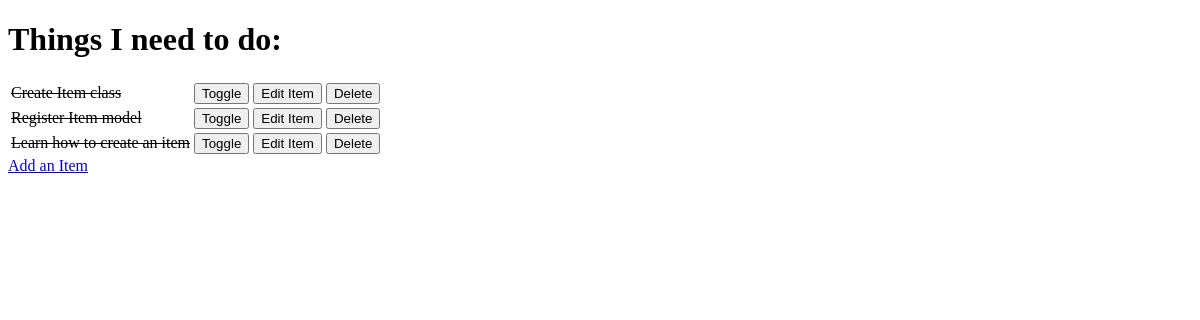
Before: / with the older database file.
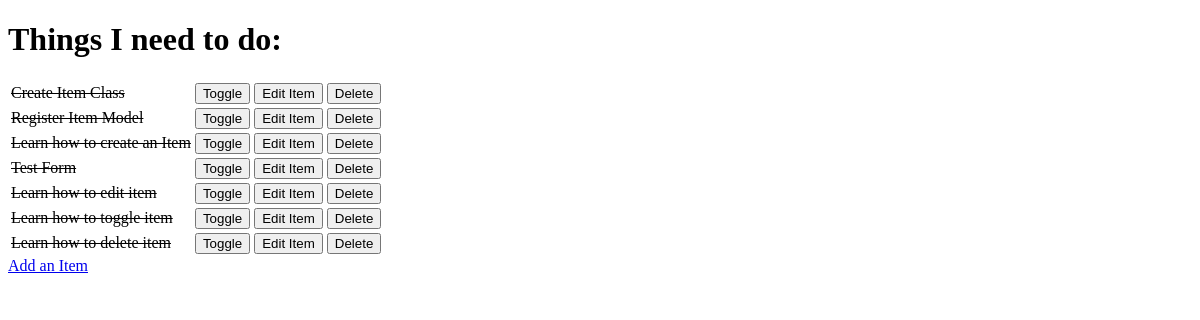
After: the same page with the newer database file.
### todo/models.py (models this page shows, shortened)
class Item(models.Model):
    name = models.CharField(max_length=50, null=False, blank=False)
    done = models.BooleanField(null=False, blank=False, default=False)

### todo/views.py (the view)
# urls.py: path('', views.get_todo_list, name='get_todo_list'),
def get_todo_list(request):
    items = Item.objects.all()
    context = {
        'items': items
    }
    return render(request, 'todo/todo_list.html', context)

### todo/templates/todo/todo_list.html (shortened to what this page needs)
<!DOCTYPE html>
<html lang="en">
<head>
</head>
<body>
    <h1>Things I need to do:</h1>
    <table>
        {% for item in items %}
        <tr>
            {% if item.done %}
            <td> <strike>{{ item.name }}</strike></td>
            {% else %}
            <td>{{ item.name }}</td>
            {% endif %}
            <td>
                <a href="/toggle/{{item.id}}">
                    <button>Toggle</button>
                </a>
            </td>
            <td>
                <a href="/edit/{{item.id}}">
                    <button>Edit Item</button>
                </a>
            </td>
            <td>
                <a href="/delete/{{item.id}}">
                    <button>Delete</button>
                </a>
            </td>
        </tr>
        {% empty %}
        <tr>
            <td>You have nothing to do</td>
        </tr>
        {% endfor %}
    </table>
    <a href="/add">Add an Item</a>
</body>
</html>

Changed rows visible on the page:
changed Item: name "Create Item class" → "Create Item Class"
changed Item: name "Register Item model" → "Register Item Model"
changed Item: name "Learn how to create an item" → "Learn how to create an Item"
added Item: name "Test Form"
added Item: name "Learn how to edit item"
added Item: name "Learn how to toggle item"
added Item: name "Learn how to delete item"
